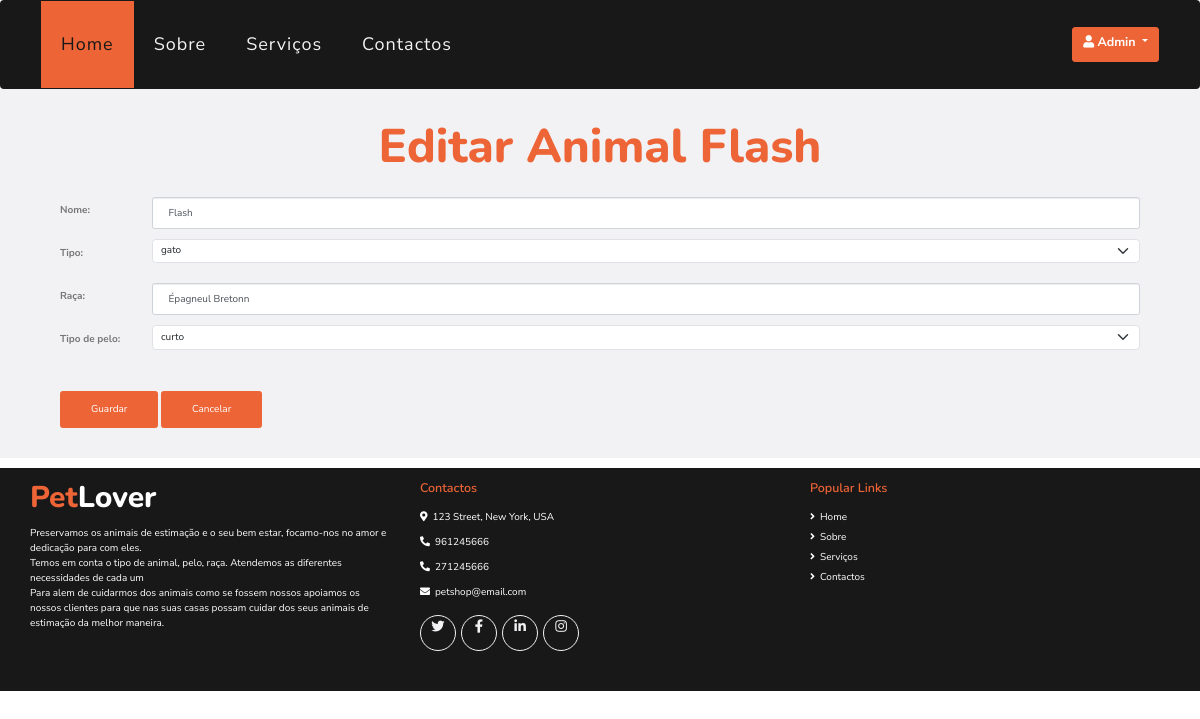
Page /paginas/editarAnimal.php?id=13 (signed in) on the committed database.
### tables this page shows
CREATE TABLE `animais` (
  `id` int(11) NOT NULL,
  `nomeAnimal` text NOT NULL,
  `tipo` enum('cão','gato') NOT NULL,
  `raca` text NOT NULL,
  `pelo` enum('curto','longo','sem pelo') NOT NULL,
  `idDono` int(11) NOT NULL
);

### paginas/editarAnimal.php (the view, shortened to what this page needs)
<!DOCTYPE html>
<html>
<?php
require 'head.php';
if (isset($_GET['id'])) {
    $idAnimal = $_GET['id'];
    $animais = mysqli_query($conn, "SELECT * FROM animais WHERE id='$idAnimal'");
    if ($animais->num_rows > 0) {
        while ($row = $animais->fetch_assoc()) {
            $nomeAnimal = $row['nomeAnimal'];
            $tipo = $row['tipo'];
            $raca = $row['raca'];
            $pelo = $row['pelo'];
        }
    }
}
?>
<body>
    <?php require 'header.php'; ?>
    <div class="container-fluid bg-light">
        <div class="container py-5 px-4 px-sm-5">
            <div class="d-flex flex-column text-center">
                <h1 class="display-4 m-0"><span class="text-primary text-capitalize">Editar Animal <?php echo $nomeAnimal ?> </span> </h1>
            </div>
            <div class="contact-form">
                <form method="POST">
                    <div class="control-group pb-3">
                        <div class="row justify-content-center  ">
                            <div class="col-1 align-self-center">
                                <label> Nome: </label>
                            </div>
                            <div class="col-11">
                                <input type="text" name="nomeAnimal" class="form-control p-4 text-capitalize" placeholder="Nome Animal" required="required" data-validation-required-message="Nome" <?php echo "value='" . $nomeAnimal . "'"; ?> />
                            </div>
                        </div>
                    </div>
                    <div class="control-group pb-3">
                        <div class="row justify-content-center  ">
                            <div class="col-1 align-self-center">
                                <label> Tipo: </label>
                            </div>
                            <div class="col-11 form-group">
                                <select name="tipo" class="form-select">
                                    <option value="" disabled="disabled" selected> <?php echo $tipo ?> </option>
                                </select>
                            </div>
                        </div>
                    </div>
                    <div class="control-group pb-3">
                        <div class="row justify-content-center  ">
                            <div class="col-1 align-self-center">
                                <label> Raça: </label>
                            </div>
                            <div class="col-11">
                                <input type="text" name="raca" class="form-control p-4" placeholder="Raça" data-validation-required-message="Email" <?php echo "value='" . $raca . "'"; ?> />
                            </div>
                        </div>
                    </div>
                    <div class="control-group pb-3">
                        <div class="row justify-content-center  ">
                            <div class="col-1 align-self-center">
                                <label> Tipo de pelo: </label>
                            </div>
                            <div class="col-11 form-group">
                                <select name="pelo" class="form-select">
                                    <option value="" disabled="disabled" selected> <?php echo $pelo ?> </option>
                                </select>
                            </div>
                        </div>
                    </div>
                    <div class="control-group">
                        <button class="btn btn-primary py-3 px-5" type="submit" id="sendMessageButton" name='atualizar'>Guardar</button>
                        <a class="btn btn-primary py-3 px-5" id="sendMessageButton" href="gestao.php">Cancelar</a>
                    </div>
                </form>
            </div>
        </div>
    </div>
    <?php require "footer.php"; ?>
</body>
</html>

### rows in the picture
animais: nomeAnimal "Flash", tipo "gato", raca "Épagneul Bretonn", pelo "curto"

### other values in the picture
$_SESSION['nomeUtilizador'] "Admin"
